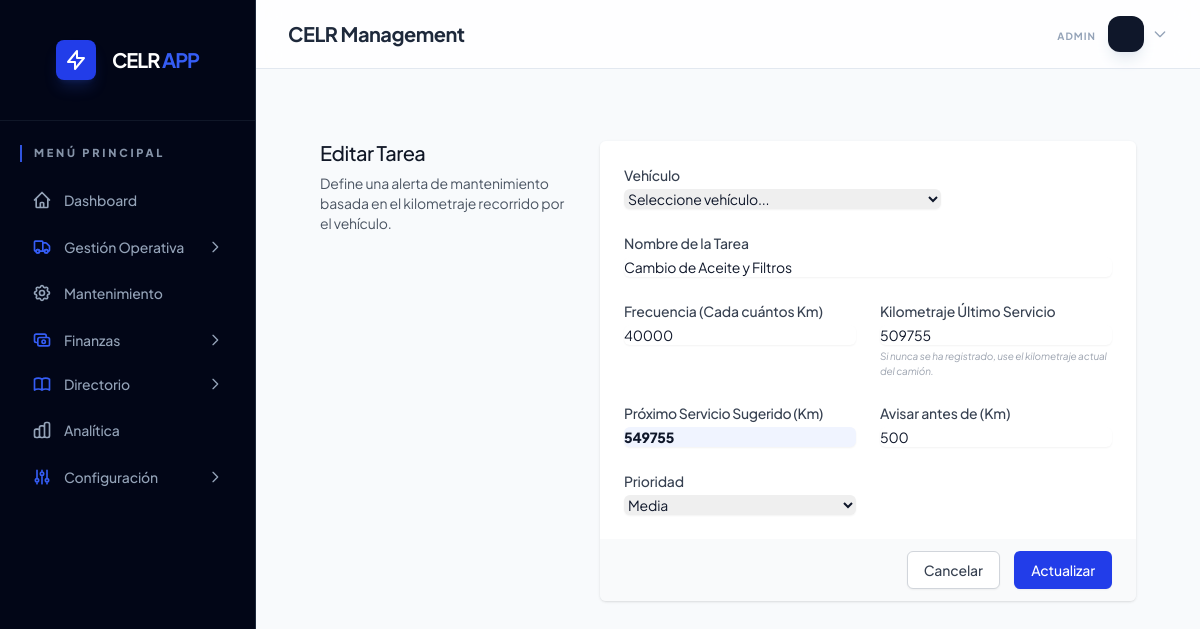
Screenshot of /maintenance_form.php?id=1 (signed in) with the database file from the repository.
### tables this page shows
CREATE TABLE `maintenance_schedules` (
  `id` int(11) NOT NULL AUTO_INCREMENT,
  `vehicle_id` int(11) NOT NULL,
  `task_name` varchar(255) NOT NULL,
  `interval_kms` int(11) NOT NULL,
  `interval_days` int(11) DEFAULT NULL,
  `last_service_kms` decimal(15,2) DEFAULT 0.00,
  `last_service_date` date DEFAULT NULL,
  `next_service_kms` decimal(15,2) DEFAULT 0.00,
  `next_service_date` date DEFAULT NULL,
  `warning_margin_kms` int(11) DEFAULT 500,
  `warning_margin_days` int(11) DEFAULT 7,
  `priority` enum('Baja','Media','Alta','Cr+�tica') DEFAULT 'Media',
  `active` tinyint(1) DEFAULT 1,
  `created_at` timestamp NOT NULL DEFAULT current_timestamp(),
  `updated_at` timestamp NOT NULL DEFAULT current_timestamp() ON UPDATE current_timestamp(),
  PRIMARY KEY (`id`),
  KEY `idx_maint_vehicle` (`vehicle_id`),
  KEY `idx_maint_next_kms` (`next_service_kms`),
  KEY `idx_maint_next_date` (`next_service_date`),
  CONSTRAINT `maintenance_schedules_ibfk_1` FOREIGN KEY (`vehicle_id`) REFERENCES `vehicles` (`id`) ON DELETE CASCADE
);

### maintenance_form.php (the view, shortened to what this page needs)
<?php
include 'includes/header.php';
$id = $_GET['id'] ?? null;
$task = null;
if ($id) {
    $stmt = $pdo->prepare("SELECT * FROM maintenance_schedules WHERE id = ?");
    $stmt->execute([$id]);
    $task = $stmt->fetch();
}
?>
<div class="max-w-4xl mx-auto px-4 sm:px-6 lg:px-8 py-10">
    <div class="md:grid md:grid-cols-3 md:gap-6">
        <div class="md:col-span-1">
            <h3 class="text-xl font-medium leading-6 text-gray-900">
                <?php echo $id ? 'Editar Tarea' : 'Programar Tarea'; ?>
            </h3>
            <p class="mt-2 text-sm text-gray-600">
                Define una alerta de mantenimiento basada en el kilometraje recorrido por el vehículo.
            </p>
        </div>
        <div class="mt-5 md:mt-0 md:col-span-2">
            <form action="save_maintenance.php" method="POST" class="shadow sm:rounded-md overflow-hidden" x-data="{
                next_kms: <?php echo $task['next_service_kms'] ?? 0; ?>,
                last_kms: <?php echo $task['last_service_kms'] ?? 0; ?>,
                interval: <?php echo $task['interval_kms'] ?? 5000; ?>,
                updateNext() {
                    this.next_kms = parseFloat(this.last_kms) + parseFloat(this.interval);
                }
            }">
                <div class="px-4 py-5 bg-white sm:p-6 space-y-4">
                    <div class="grid grid-cols-6 gap-6">
                        <div class="col-span-6 sm:col-span-4">
                            <label class="block text-sm font-medium text-gray-700">Vehículo</label>
                            <select name="vehicle_id" required
                                class="mt-1 block w-full rounded-md border-gray-300 shadow-sm focus:border-brand-500 focus:ring-brand-500 sm:text-sm">
                                <option value="">Seleccione vehículo...</option>
                            </select>
                        </div>
                        <div class="col-span-6">
                            <label class="block text-sm font-medium text-gray-700">Nombre de la Tarea</label>
                            <input type="text" name="task_name" required value="<?php echo $task['task_name'] ?? ''; ?>"
                                placeholder="Ej: Cambio de Aceite, Rotación de Llantas"
                                class="mt-1 block w-full rounded-md border-gray-300 shadow-sm focus:border-brand-500 focus:ring-brand-500 sm:text-sm">
                        </div>
                        <div class="col-span-6 sm:col-span-3">
                            <label class="block text-sm font-medium text-gray-700">Frecuencia (Cada cuántos Km)</label>
                            <input type="number" name="interval_kms" required x-model="interval" @input="updateNext()"
                                class="mt-1 block w-full rounded-md border-gray-300 shadow-sm focus:border-brand-500 focus:ring-brand-500 sm:text-sm">
                        </div>
                        <div class="col-span-6 sm:col-span-3">
                            <label class="block text-sm font-medium text-gray-700">Kilometraje Último Servicio</label>
                            <input type="number" name="last_service_kms" required x-model="last_kms"
                                @input="updateNext()"
                                class="mt-1 block w-full rounded-md border-gray-300 shadow-sm focus:border-brand-500 focus:ring-brand-500 sm:text-sm">
                            <p class="mt-1 text-[10px] text-gray-400 italic">Si nunca se ha registrado, use el
                                kilometraje actual del camión.</p>
                        </div>
                        <div class="col-span-6 sm:col-span-3">
                            <label class="block text-sm font-medium text-gray-700 text-brand-700 font-bold">Próximo
                                Servicio Sugerido (Km)</label>
                            <input type="number" name="next_service_kms" required x-model="next_kms"
                                class="mt-1 block w-full rounded-md border-brand-200 bg-brand-50 shadow-sm focus:border-brand-500 focus:ring-brand-500 sm:text-sm font-black">
                        </div>
                        <div class="col-span-6 sm:col-span-3">
                            <label class="block text-sm font-medium text-gray-700">Avisar antes de (Km)</label>
                            <input type="number" name="warning_margin_kms" required
                                value="<?php echo $task['warning_margin_kms'] ?? 500; ?>"
                                class="mt-1 block w-full rounded-md border-gray-300 shadow-sm focus:border-brand-500 focus:ring-brand-500 sm:text-sm">
                        </div>
                        <div class="col-span-6 sm:col-span-3">
                            <label class="block text-sm font-medium text-gray-700">Prioridad</label>
                            <select name="priority"
                                class="mt-1 block w-full rounded-md border-gray-300 shadow-sm focus:border-brand-500 focus:ring-brand-500 sm:text-sm">
                                <option value="Media" <?php echo (!$task || $task['priority'] == 'Media') ? 'selected' : ''; ?>>Media</option>
                            </select>
                        </div>
                    </div>
                </div>
                <div class="px-4 py-3 bg-gray-50 text-right sm:px-6">
                    <a href="maintenance_list.php"
                        class="inline-flex justify-center py-2 px-4 border border-gray-300 shadow-sm text-sm font-medium rounded-md text-gray-700 bg-white hover:bg-gray-50 mr-3">Cancelar</a>
                    <button type="submit"
                        class="inline-flex justify-center py-2 px-4 border border-transparent shadow-sm text-sm font-medium rounded-md text-white bg-brand-600 hover:bg-brand-700 focus:outline-none focus:ring-2 focus:ring-offset-2 focus:ring-brand-500">
                        <?php echo $id ? 'Actualizar' : 'Guardar Programa'; ?>
                    </button>
                </div>
            </form>
        </div>
    </div>
</div>
<?php include 'includes/footer.php'; ?>

### index.css (style rules this page uses)
:root { --brand-50: #eff6ff; --brand-100: #dbeafe; --brand-200: #bfdbfe; --brand-500: #3b82f6; --brand-600: #2563eb; --brand-700: #1d4ed8; --brand-800: #1e40af; --slate-50: #f8fafc; --slate-100: #f1f5f9; --slate-200: #e2e8f0; --slate-300: #cbd5e1; --slate-400: #94a3b8; --slate-500: #64748b; --slate-600: #475569; --slate-700: #334155; --slate-800: #1e293b; --slate-900: #0f172a; --slate-950: #020617; }
body { background-color: var(--slate-50); font-family: 'Plus Jakarta Sans', system-ui, -apple-system, sans-serif; color: var(--slate-800); -webkit-font-smoothing: antialiased; letter-spacing: -0.01em; }
h1, h2, h3, .font-bold { letter-spacing: -0.025em; }

### rows the page displays
maintenance_schedules: task_name "Cambio de Aceite y Filtros", warning_margin_kms "500", priority "Media"

### other values shown
$item['name'] "Dashboard"
$item['name'] "Gestión Operativa"
$item['name'] "Mantenimiento"
$item['name'] "Finanzas"
$item['name'] "Directorio"
$item['name'] "Analítica"
$item['name'] "Configuración"
$_SESSION['role'] "ADMIN"
